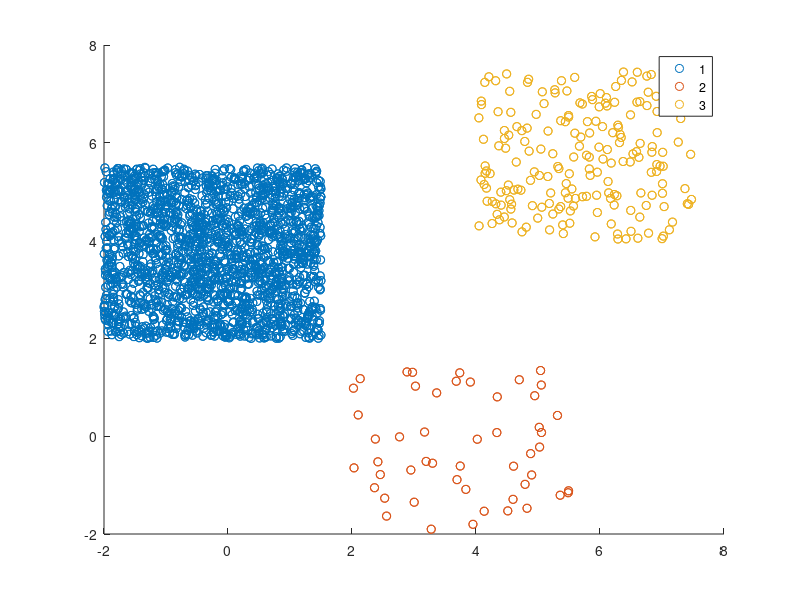

Write MATLAB code to recreate this figure.
% clustering of 2D square balls
rng(0);
K=3; % number of balls
center=[-2 2;2 -2; 4 4];
Q=[2000 50 200]'; % data-B
X=[];
%
figure;
hold on
for k=1:K
    tmp=3.5*rand(2,Q(k))+center(k,:)';
    scatter(tmp(1,:), tmp(2,:),"o");
    X=[X tmp];
end
X=X';
true_idx=ones(sum(Q),1);
true_idx(Q(1)+1:Q(1)+Q(2))=2;
true_idx(Q(1)+Q(2)+1:Q(1)+Q(2)+Q(3))=3;
gscatter(X(:,1),X(:,2),true_idx);

data=[X true_idx];
save('./Data-B.mat',"data");